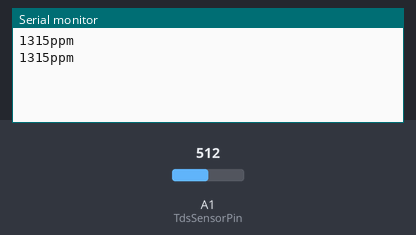
Recording of a sketch running on a simulated Arduino Uno, built with avr-gcc and run on an emulated ATmega328P. On the bench: the last lines printed to the serial monitor. Inputs (shaded band) come from the test bench; at power-on: A1 (TdsSensorPin) = 512. EEPROM starts erased.

Above: at 1.2 s.
1.3 s: A1 (TdsSensorPin) set to 716
At 2.6 s:
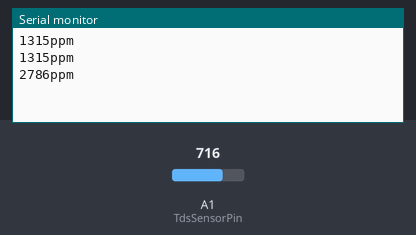
2.8 s: A1 (TdsSensorPin) set to 900
At 3.8 s:
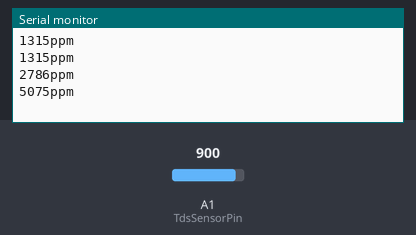
Timing chart, 0 to 5.8 s (numbered marks = the images above; inputs shaded):
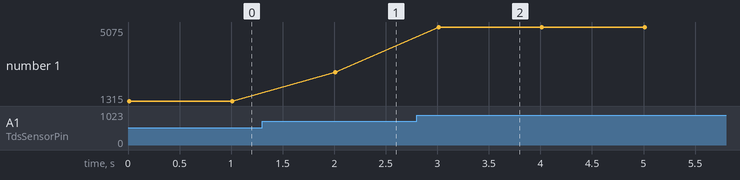

Measured:
- after the input at 1.3 s, the serial monitor: prints a new line after 0.71 s (image 1)
- after the input at 2.8 s, the serial monitor: prints a new line after 0.21 s (image 2)
- plotted number 1: 1315 → 2786 after the input at 1.3 s, 2786 → 5075 after the input at 2.8 s

The sketch:

TDS_Sensor.ino
```cpp
#include <EEPROM.h>
#include "GravityTDS.h"

#define TdsSensorPin A1
GravityTDS gravityTds;

float temperature = 25,tdsValue = 0;

void setup()
{
    Serial.begin(115200);
    gravityTds.setPin(TdsSensorPin);
    gravityTds.setAref(5.0);  //reference voltage on ADC, default 5.0V on Arduino UNO
    gravityTds.setAdcRange(1024);  //1024 for 10bit ADC;4096 for 12bit ADC
    gravityTds.begin();  //initialization
}

void loop()
{
    //temperature = readTemperature();  //add your temperature sensor and read it
    gravityTds.setTemperature(temperature);  // set the temperature and execute temperature compensation
    gravityTds.update();  //sample and calculate
    tdsValue = gravityTds.getTdsValue();  // then get the value
    Serial.print(tdsValue,0);
    Serial.println("ppm");
    delay(1000);
}
```

GravityTDS.h
```cpp
// (licence header left out)
#ifndef GRAVITY_TDS_H
#define GRAVITY_TDS_H

#include "Arduino.h"

#define ReceivedBufferLength 15
#define TdsFactor 0.5  // tds = ec / 2

class GravityTDS
{
public:
    GravityTDS();
    ~GravityTDS();

    void begin();  //initialization
    void update(); //read and calculate
    void setPin(int pin);
    void setTemperature(float temp);  //set the temperature and execute temperature compensation
    void setAref(float value);  //reference voltage on ADC, default 5.0V on Arduino UNO
    void setAdcRange(float range);  //1024 for 10bit ADC;4096 for 12bit ADC
    void setKvalueAddress(int address); //set the EEPROM address to store the k value,default address:0x08
    float getKvalue();
    float getTdsValue();
    float getEcValue();

private:
    int pin;
    float aref;  // default 5.0V on Arduino UNO
    float adcRange;
    float temperature;
    int kValueAddress;     //the address of the K value stored in the EEPROM
    char cmdReceivedBuffer[ReceivedBufferLength+1];   // store the serial cmd from the serial monitor
    byte cmdReceivedBufferIndex;

    float kValue;      // k value of the probe,you can calibrate in buffer solution ,such as 706.5ppm(1413us/cm)@25^C
    float analogValue;
    float voltage;
    float ecValue; //before temperature compensation
    float ecValue25; //after temperature compensation
    float tdsValue;

    void readKValues();
    boolean cmdSerialDataAvailable();
    byte cmdParse();
    void ecCalibration(byte mode);
};

#endif
```
